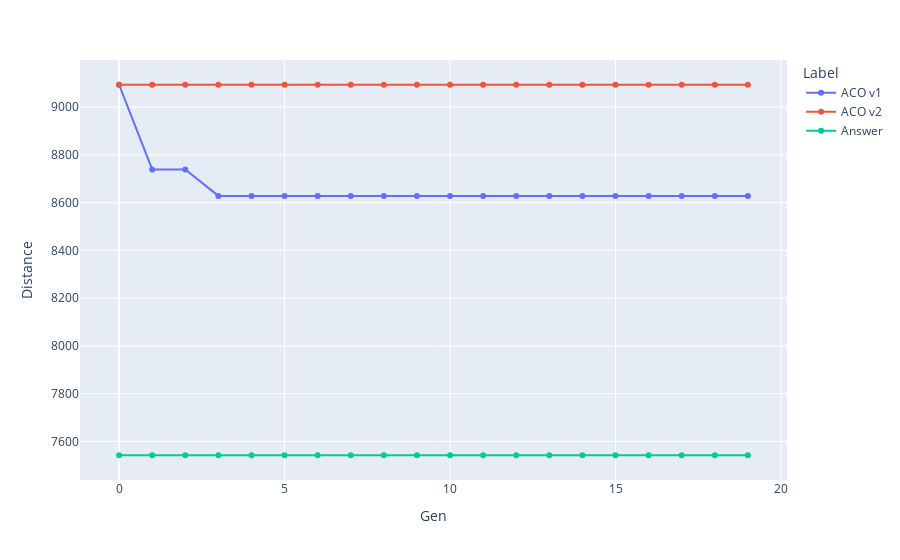

Source (notebook cell):
### Markdown cell above
# rd100

### Code cell
to_frame_df_rd100_v1 = df_rd100_v1.groupby('Gen').Distance.min().to_frame()
to_frame_df_rd100_v1['Label'] = 'ACO v1'
to_frame_df_rd100_v2 = df_rd100_v2.groupby('Gen').Distance.min().to_frame()
to_frame_df_rd100_v2['Label'] = 'ACO v2'
answer_df_rd100 = pd.DataFrame({'Gen': range(0, 20), 'Distance': 7542, 'Label': 'Answer'}).set_index('Gen')
concat_df_rd100 = pd.concat([to_frame_df_rd100_v1, to_frame_df_rd100_v2, answer_df_rd100])
fig = px.line(concat_df_rd100, x=concat_df_rd100.index, y='Distance', color='Label', markers=True)
fig.show()

### Figure 1 — Plotly figure (JSON) as saved in the notebook; plotly's stock layout.template omitted (floating-point values rounded to 4 significant figures)
{"data": [{"hovertemplate": "Label=ACO v1<br>Gen=%{x}<br>Distance=%{y}<extra></extra>", "legendgroup": "ACO v1", "line": {"color": "#636efa", "dash": "solid"}, "marker": {"symbol": "circle"}, "mode": "lines+markers", "name": "ACO v1", "orientation": "v", "showlegend": true, "type": "scatter", "x": [0, 1, 2, 3, 4, 5, 6, 7, 8, 9, 10, 11, 12, 13, 14, 15, 16, 17, 18, 19], "xaxis": "x", "y": [9094.0, 8739.0, 8739.0, 8628.0, 8628.0, 8628.0, 8628.0, 8628.0, 8628.0, 8628.0, 8628.0, 8628.0, 8628.0, 8628.0, 8628.0, 8628.0, 8628.0, 8628.0, 8628.0, 8628.0], "yaxis": "y"}, {"hovertemplate": "Label=ACO v2<br>Gen=%{x}<br>Distance=%{y}<extra></extra>", "legendgroup": "ACO v2", "line": {"color": "#EF553B", "dash": "solid"}, "marker": {"symbol": "circle"}, "mode": "lines+markers", "name": "ACO v2", "orientation": "v", "showlegend": true, "type": "scatter", "x": [0, 1, 2, 3, 4, 5, 6, 7, 8, 9, 10, 11, 12, 13, 14, 15, 16, 17, 18, 19], "xaxis": "x", "y": [9094.0, 9094.0, 9094.0, 9094.0, 9094.0, 9094.0, 9094.0, 9094.0, 9094.0, 9094.0, 9094.0, 9094.0, 9094.0, 9094.0, 9094.0, 9094.0, 9094.0, 9094.0, 9094.0, 9094.0], "yaxis": "y"}, {"hovertemplate": "Label=Answer<br>Gen=%{x}<br>Distance=%{y}<extra></extra>", "legendgroup": "Answer", "line": {"color": "#00cc96", "dash": "solid"}, "marker": {"symbol": "circle"}, "mode": "lines+markers", "name": "Answer", "orientation": "v", "showlegend": true, "type": "scatter", "x": [0, 1, 2, 3, 4, 5, 6, 7, 8, 9, 10, 11, 12, 13, 14, 15, 16, 17, 18, 19], "xaxis": "x", "y": [7542, 7542, 7542, 7542, 7542, 7542, 7542, 7542, 7542, 7542, 7542, 7542, 7542, 7542, 7542, 7542, 7542, 7542, 7542, 7542], "yaxis": "y"}], "layout": {"legend": {"title": {"text": "Label"}, "tracegroupgap": 0}, "margin": {"t": 60}, "xaxis": {"anchor": "y", "domain": [0, 1], "title": {"text": "Gen"}}, "yaxis": {"anchor": "x", "domain": [0, 1], "title": {"text": "Distance"}}}}
